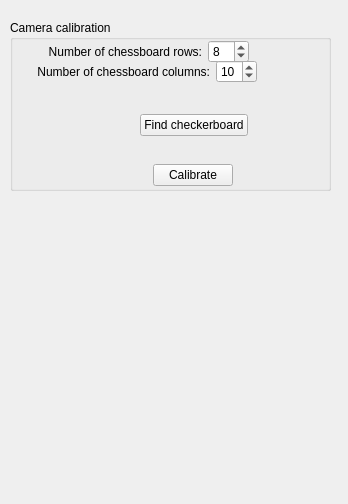
        <widget class="QWidget" name="calibration">
         <property name="geometry">
          <rect>
           <x>0</x>
           <y>0</y>
           <width>348</width>
           <height>504</height>
          </rect>
         </property>
         <attribute name="icon">
          <iconset resource="icons.qrc">
           <normaloff>:/resources/1415619865_ruler.png</normaloff>:/resources/1415619865_ruler.png</iconset>
         </attribute>
         <attribute name="label">
          <string>Calibrate</string>
         </attribute>
         <widget class="QGroupBox" name="groupBox">
          <property name="geometry">
           <rect>
            <x>10</x>
            <y>20</y>
            <width>321</width>
            <height>171</height>
           </rect>
          </property>
          <property name="title">
           <string>Camera calibration</string>
          </property>
          <widget class="QWidget" name="layoutWidget">
           <property name="geometry">
            <rect>
             <x>10</x>
             <y>20</y>
             <width>229</width>
             <height>24</height>
            </rect>
           </property>
           <layout class="QHBoxLayout" name="horizontalLayout_16">
            <item>
             <spacer name="horizontalSpacer_11">
              <property name="orientation">
               <enum>Qt::Horizontal</enum>
              </property>
              <property name="sizeHint" stdset="0">
               <size>
                <width>40</width>
                <height>20</height>
               </size>
              </property>
             </spacer>
            </item>
            <item>
             <widget class="QLabel" name="label_4">
              <property name="text">
               <string>Number of chessboard rows:</string>
              </property>
              <property name="alignment">
               <set>Qt::AlignRight|Qt::AlignTrailing|Qt::AlignVCenter</set>
              </property>
             </widget>
            </item>
            <item>
             <widget class="QSpinBox" name="heightSpinBox">
              <property name="minimum">
               <number>3</number>
              </property>
              <property name="maximum">
               <number>20</number>
              </property>
              <property name="value">
               <number>8</number>
              </property>
             </widget>
            </item>
           </layout>
          </widget>
          <widget class="QWidget" name="layoutWidget2">
           <property name="geometry">
            <rect>
             <x>0</x>
             <y>40</y>
             <width>247</width>
             <height>24</height>
            </rect>
           </property>
           <layout class="QHBoxLayout" name="horizontalLayout_15">
            <item>
             <spacer name="horizontalSpacer_10">
              <property name="orientation">
               <enum>Qt::Horizontal</enum>
              </property>
              <property name="sizeHint" stdset="0">
               <size>
                <width>40</width>
                <height>20</height>
               </size>
              </property>
             </spacer>
            </item>
            <item>
             <widget class="QLabel" name="label_3">
              <property name="text">
               <string>Number of chessboard columns:</string>
              </property>
              <property name="alignment">
               <set>Qt::AlignRight|Qt::AlignTrailing|Qt::AlignVCenter</set>
              </property>
             </widget>
            </item>
            <item>
             <widget class="QSpinBox" name="widthSpinBox">
              <property name="minimum">
               <number>3</number>
              </property>
              <property name="maximum">
               <number>20</number>
              </property>
              <property name="value">
               <number>10</number>
              </property>
             </widget>
            </item>
           </layout>
          </widget>
          <widget class="QWidget" name="layoutWidget3">
           <property name="geometry">
            <rect>
             <x>30</x>
             <y>80</y>
             <width>208</width>
             <height>51</height>
            </rect>
           </property>
           <layout class="QHBoxLayout" name="horizontalLayout_33">
            <item>
             <spacer name="horizontalSpacer_7">
              <property name="orientation">
               <enum>Qt::Horizontal</enum>
              </property>
              <property name="sizeHint" stdset="0">
               <size>
                <width>40</width>
                <height>20</height>
               </size>
              </property>
             </spacer>
            </item>
            <item>
             <widget class="QPushButton" name="findCornersButton">
              <property name="text">
               <string>Find checkerboard</string>
              </property>
              <property name="icon">
               <iconset resource="icons.qrc">
                <normaloff>:/resources/checker.png</normaloff>:/resources/checker.png</iconset>
              </property>
              <property name="iconSize">
               <size>
                <width>60</width>
                <height>40</height>
               </size>
              </property>
             </widget>
            </item>
           </layout>
          </widget>
          <widget class="QWidget" name="layoutWidget4">
           <property name="geometry">
            <rect>
             <x>100</x>
             <y>140</y>
             <width>123</width>
             <height>30</height>
            </rect>
           </property>
           <layout class="QHBoxLayout" name="horizontalLayout_14">
            <item>
             <spacer name="horizontalSpacer_9">
              <property name="orientation">
               <enum>Qt::Horizontal</enum>
              </property>
              <property name="sizeHint" stdset="0">
               <size>
                <width>40</width>
                <height>20</height>
               </size>
              </property>
             </spacer>
            </item>
            <item>
             <widget class="QPushButton" name="calibratePushButton">
              <property name="text">
               <string>Calibrate</string>
              </property>
             </widget>
            </item>
           </layout>
          </widget>
         </widget>
        </widget>
